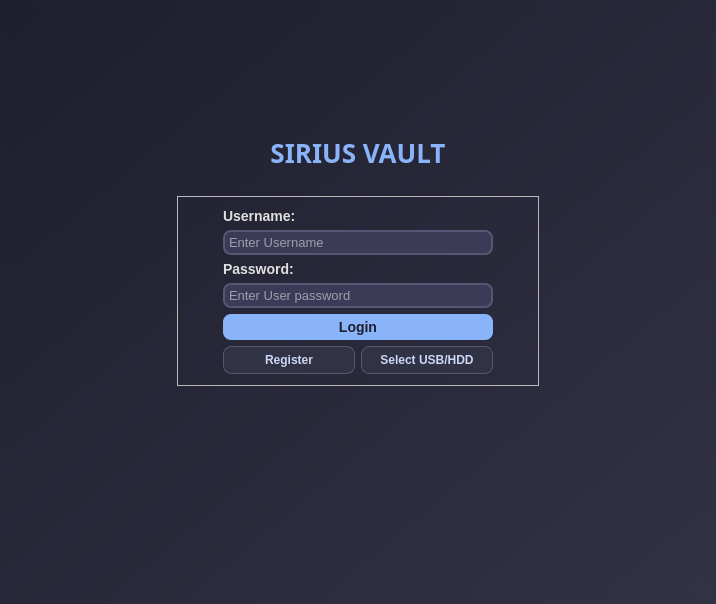
<?xml version="1.0" encoding="UTF-8"?>
<ui version="4.0">
 <class>MainWindow</class>
 <widget class="QMainWindow" name="MainWindow">
  <property name="windowModality">
   <enum>Qt::ApplicationModal</enum>
  </property>
  <property name="geometry">
   <rect>
    <x>0</x>
    <y>0</y>
    <width>716</width>
    <height>604</height>
   </rect>
  </property>
  <property name="windowTitle">
   <string>SIRIUS VAULT</string>
  </property>
  <property name="windowIcon">
   <iconset>
    <normaloff>../assets/siriusvault.ico</normaloff>../assets/siriusvault.ico</iconset>
  </property>
  <property name="autoFillBackground">
   <bool>false</bool>
  </property>
  <property name="styleSheet">
   <string notr="true"/>
  </property>
  <widget class="QWidget" name="centralwidget">
   <property name="styleSheet">
    <string notr="true">#centralwidget {
    background-color: qlineargradient(spread:pad, x1:0, y1:0, x2:1, y2:1, stop:0 #1e1e2e, stop:1 #313244);
}</string>
   </property>
   <layout class="QGridLayout" name="gridLayout">
    <item row="3" column="0">
     <widget class="QStackedWidget" name="stackedWidget">
      <property name="currentIndex">
       <number>0</number>
      </property>
      <widget class="QWidget" name="login_page">
       <property name="styleSheet">
        <string notr="true">#login_page {
    background-color: qlineargradient(spread:pad, x1:0, y1:0, x2:1, y2:1, stop:0 #1e1e2e, stop:1 #313244);
}</string>
       </property>
       <layout class="QGridLayout" name="gridLayout_2">
        <item row="0" column="1">
         <spacer name="verticalSpacer">
          <property name="orientation">
           <enum>Qt::Vertical</enum>
          </property>
          <property name="sizeType">
           <enum>QSizePolicy::Expanding</enum>
          </property>
          <property name="sizeHint" stdset="0">
           <size>
            <width>20</width>
            <height>186</height>
           </size>
          </property>
         </spacer>
        </item>
        <item row="1" column="1">
         <widget class="QLabel" name="label_title">
          <property name="sizePolicy">
           <sizepolicy hsizetype="Preferred" vsizetype="Preferred">
            <horstretch>0</horstretch>
            <verstretch>0</verstretch>
           </sizepolicy>
          </property>
          <property name="minimumSize">
           <size>
            <width>362</width>
            <height>55</height>
           </size>
          </property>
          <property name="font">
           <font>
            <family>Yu Gothic UI Semibold</family>
            <pointsize>-1</pointsize>
            <italic>false</italic>
            <bold>true</bold>
           </font>
          </property>
          <property name="styleSheet">
           <string notr="true">QLabel {
    font-size: 26px;
    color: #89b4fa;
    font-weight: bold;
    margin-bottom: 20px;
    background-color: transparent;
}</string>
          </property>
          <property name="text">
           <string>SIRIUS VAULT</string>
          </property>
          <property name="alignment">
           <set>Qt::AlignCenter</set>
          </property>
         </widget>
        </item>
        <item row="2" column="1">
         <spacer name="verticalSpacer_2">
          <property name="orientation">
           <enum>Qt::Vertical</enum>
          </property>
          <property name="sizeType">
           <enum>QSizePolicy::Expanding</enum>
          </property>
          <property name="sizeHint" stdset="0">
           <size>
            <width>20</width>
            <height>29</height>
           </size>
          </property>
         </spacer>
        </item>
        <item row="3" column="0">
         <spacer name="horizontalSpacer">
          <property name="orientation">
           <enum>Qt::Horizontal</enum>
          </property>
          <property name="sizeHint" stdset="0">
           <size>
            <width>351</width>
            <height>20</height>
           </size>
          </property>
         </spacer>
        </item>
        <item row="3" column="1">
         <widget class="QFrame" name="login_card">
          <property name="sizePolicy">
           <sizepolicy hsizetype="Preferred" vsizetype="Preferred">
            <horstretch>0</horstretch>
            <verstretch>0</verstretch>
           </sizepolicy>
          </property>
          <property name="frameShape">
           <enum>QFrame::StyledPanel</enum>
          </property>
          <property name="frameShadow">
           <enum>QFrame::Raised</enum>
          </property>
          <layout class="QGridLayout" name="gridLayout_6">
           <item row="1" column="1">
            <layout class="QGridLayout" name="gridLayout_3">
             <item row="2" column="0">
              <widget class="QLabel" name="label_5">
               <property name="styleSheet">
                <string notr="true">QLabel {
    color: #e0e0e0;
    font-family: &quot;Segoe UI&quot;, sans-serif;
    font-size: 14px;
    font-weight: bold;
    background-color: transparent;
}</string>
               </property>
               <property name="text">
                <string>Password:</string>
               </property>
              </widget>
             </item>
             <item row="1" column="0">
              <widget class="QLineEdit" name="input_username_log">
               <property name="styleSheet">
                <string notr="true">QLineEdit {
    background-color: #3b3b58;
    border: 2px solid #565675;
    border-radius: 8px;
    color: #ffffff;
    padding: 2px;
    font-size: 13px;
}

QLineEdit:focus {
    border: 2px solid #89b4fa;
    background-color: #454560;
}</string>
               </property>
               <property name="placeholderText">
                <string>Enter Username</string>
               </property>
               <property name="clearButtonEnabled">
                <bool>true</bool>
               </property>
              </widget>
             </item>
             <item row="3" column="0">
              <widget class="QLineEdit" name="input_user_password_log">
               <property name="styleSheet">
                <string notr="true">QLineEdit {
    background-color: #3b3b58;
    border: 2px solid #565675;
    border-radius: 8px;
    color: #ffffff;
    padding: 2px;
    font-size: 13px;
}

QLineEdit:focus {
    border: 2px solid #89b4fa;
    background-color: #454560;
}</string>
               </property>
               <property name="echoMode">
                <enum>QLineEdit::Password</enum>
               </property>
               <property name="placeholderText">
                <string>Enter User password</string>
               </property>
              </widget>
             </item>
             <item row="0" column="0">
              <widget class="QLabel" name="label_6">
               <property name="styleSheet">
                <string notr="true">QLabel {
    color: #e0e0e0;
    font-family: &quot;Segoe UI&quot;, sans-serif;
    font-size: 14px;
    font-weight: bold;
    background-color: transparent;
}</string>
               </property>
               <property name="text">
                <string>Username:</string>
               </property>
              </widget>
             </item>
             <item row="4" column="0">
              <widget class="QPushButton" name="btn_login">
               <property name="styleSheet">
                <string notr="true">QPushButton {
    background-color: #89b4fa;
    color: #1e1e2e;
    border-radius: 8px;
    padding: 5px;
    font-weight: bold;
    font-size: 14px;
}

QPushButton:hover {
    background-color: #b4befe;
    cursor: pointer;
}

QPushButton:pressed {
    background-color: #74c7ec;
    padding-left: 12px;
}</string>
               </property>
               <property name="text">
                <string>Login</string>
               </property>
               <property name="autoDefault">
                <bool>false</bool>
               </property>
               <property name="default">
                <bool>true</bool>
               </property>
              </widget>
             </item>
            </layout>
           </item>
           <item row="1" column="0">
            <spacer name="horizontalSpacer_7">
             <property name="orientation">
              <enum>Qt::Horizontal</enum>
             </property>
             <property name="sizeType">
              <enum>QSizePolicy::Fixed</enum>
             </property>
             <property name="sizeHint" stdset="0">
              <size>
               <width>36</width>
               <height>36</height>
              </size>
             </property>
            </spacer>
           </item>
           <item row="3" column="1">
            <spacer name="verticalSpacer_5">
             <property name="orientation">
              <enum>Qt::Vertical</enum>
             </property>
             <property name="sizeType">
              <enum>QSizePolicy::Expanding</enum>
             </property>
             <property name="sizeHint" stdset="0">
              <size>
               <width>36</width>
               <height>36</height>
              </size>
             </property>
            </spacer>
           </item>
           <item row="1" column="2">
            <spacer name="horizontalSpacer_8">
             <property name="orientation">
              <enum>Qt::Horizontal</enum>
             </property>
             <property name="sizeType">
              <enum>QSizePolicy::Fixed</enum>
             </property>
             <property name="sizeHint" stdset="0">
              <size>
               <width>36</width>
               <height>36</height>
              </size>
             </property>
            </spacer>
           </item>
           <item row="0" column="1">
            <spacer name="verticalSpacer_7">
             <property name="orientation">
              <enum>Qt::Vertical</enum>
             </property>
             <property name="sizeType">
              <enum>QSizePolicy::Expanding</enum>
             </property>
             <property name="sizeHint" stdset="0">
              <size>
               <width>36</width>
               <height>36</height>
              </size>
             </property>
            </spacer>
           </item>
           <item row="2" column="1">
            <layout class="QHBoxLayout" name="horizontalLayout">
             <item>
              <widget class="QPushButton" name="btn_register_log">
               <property name="focusPolicy">
                <enum>Qt::ClickFocus</enum>
               </property>
               <property name="styleSheet">
                <string notr="true">QPushButton {
    background-color: #313244;
    border: 1px solid #565675;
    color: #cdd6f4;
    font-size: 12px;
	font-weight: bold;
    padding: 6px;
    border-radius: 8px;
}

QPushButton:hover {
    background-color: #45475a;
    border: 1px solid #89b4fa;
    color: #ffffff;
	cursor: pointer;
}

QPushButton:pressed {
    background-color: #585b70;
	padding-top: 10px;
    padding-bottom: 6px
}</string>
               </property>
               <property name="text">
                <string>Register</string>
               </property>
              </widget>
             </item>
             <item>
              <widget class="QPushButton" name="btn_ext_storage_log">
               <property name="focusPolicy">
                <enum>Qt::ClickFocus</enum>
               </property>
               <property name="styleSheet">
                <string notr="true">QPushButton {
    background-color: #313244;
    border: 1px solid #565675;
    color: #cdd6f4;
    font-size: 12px;
	font-weight: bold;
    padding: 6px;
    border-radius: 8px;
}

QPushButton:hover {
    background-color: #45475a;
    border: 1px solid #89b4fa;
    color: #ffffff;
	cursor: pointer;
}

QPushButton:pressed {
    background-color: #585b70;
	padding-top: 10px;
    padding-bottom: 6px;
}</string>
               </property>
               <property name="text">
                <string>Select USB/HDD</string>
               </property>
              </widget>
             </item>
            </layout>
           </item>
          </layout>
         </widget>
        </item>
        <item row="3" column="2">
         <spacer name="horizontalSpacer_2">
          <property name="orientation">
           <enum>Qt::Horizontal</enum>
          </property>
          <property name="sizeHint" stdset="0">
           <size>
            <width>351</width>
            <height>20</height>
           </size>
          </property>
         </spacer>
        </item>
        <item row="4" column="1">
         <spacer name="verticalSpacer_3">
          <property name="orientation">
           <enum>Qt::Vertical</enum>
          </property>
          <property name="sizeHint" stdset="0">
           <size>
            <width>20</width>
            <height>269</height>
           </size>
          </property>
         </spacer>
        </item>
       </layout>
      </widget>
      <widget class="QWidget" name="register_page">
       <property name="styleSheet">
        <string notr="true">#register_page {
    background-color: qlineargradient(spread:pad, x1:0, y1:0, x2:1, y2:1, stop:0 #1e1e2e, stop:1 #313244);
}</string>
       </property>
       <layout class="QGridLayout" name="gridLayout_5">
        <item row="0" column="1">
         <spacer name="verticalSpacer_8">
          <property name="orientation">
           <enum>Qt::Vertical</enum>
          </property>
          <property name="sizeType">
           <enum>QSizePolicy::Expanding</enum>
          </property>
          <property name="sizeHint" stdset="0">
           <size>
            <width>20</width>
            <height>173</height>
           </size>
          </property>
         </spacer>
        </item>
        <item row="1" column="1">
         <widget class="QLabel" name="label_title_2">
          <property name="sizePolicy">
           <sizepolicy hsizetype="Preferred" vsizetype="Preferred">
            <horstretch>0</horstretch>
            <verstretch>0</verstretch>
           </sizepolicy>
          </property>
          <property name="minimumSize">
           <size>
            <width>362</width>
            <height>55</height>
           </size>
          </property>
          <property name="font">
           <font>
            <family>Yu Gothic UI Semibold</family>
            <pointsize>-1</pointsize>
            <italic>false</italic>
            <bold>true</bold>
           </font>
          </property>
          <property name="styleSheet">
           <string notr="true">QLabel {
    font-size: 26px;
    color: #89b4fa;
    font-weight: bold;
    margin-bottom: 20px;
    background-color: transparent;
}</string>
          </property>
          <property name="text">
           <string>SIRIUS VAULT</string>
          </property>
          <property name="alignment">
           <set>Qt::AlignCenter</set>
          </property>
         </widget>
        </item>
        <item row="2" column="1">
         <spacer name="verticalSpacer_4">
          <property name="orientation">
           <enum>Qt::Vertical</enum>
          </property>
          <property name="sizeType">
           <enum>QSizePolicy::Expanding</enum>
          </property>
          <property name="sizeHint" stdset="0">
           <size>
            <width>20</width>
            <height>15</height>
           </size>
          </property>
         </spacer>
        </item>
        <item row="3" column="0">
         <spacer name="horizontalSpacer_3">
          <property name="orientation">
           <enum>Qt::Horizontal</enum>
          </property>
          <property name="sizeHint" stdset="0">
           <size>
            <width>351</width>
            <height>20</height>
           </size>
          </property>
         </spacer>
        </item>
        <item row="3" column="1">
         <widget class="QFrame" name="register_card">
          <property name="sizePolicy">
           <sizepolicy hsizetype="Preferred" vsizetype="Preferred">
            <horstretch>0</horstretch>
            <verstretch>0</verstretch>
           </sizepolicy>
          </property>
          <property name="frameShape">
           <enum>QFrame::StyledPanel</enum>
          </property>
          <property name="frameShadow">
           <enum>QFrame::Raised</enum>
          </property>
          <layout class="QGridLayout" name="gridLayout_7">
           <item row="0" column="2">
            <spacer name="horizontalSpacer_10">
             <property name="orientation">
              <enum>Qt::Horizontal</enum>
             </property>
             <property name="sizeType">
              <enum>QSizePolicy::Fixed</enum>
             </property>
             <property name="sizeHint" stdset="0">
              <size>
               <width>36</width>
               <height>36</height>
              </size>
             </property>
            </spacer>
           </item>
           <item row="0" column="0">
            <spacer name="horizontalSpacer_9">
             <property name="orientation">
              <enum>Qt::Horizontal</enum>
             </property>
             <property name="sizeType">
              <enum>QSizePolicy::Fixed</enum>
             </property>
             <property name="sizeHint" stdset="0">
              <size>
               <width>36</width>
               <height>36</height>
              </size>
             </property>
            </spacer>
           </item>
           <item row="0" column="1">
            <layout class="QGridLayout" name="gridLayout_4">
             <item row="6" column="0">
              <widget class="QLineEdit" name="input_confirm_user_password_reg">
               <property name="styleSheet">
                <string notr="true">QLineEdit {
    background-color: #3b3b58;
    border: 2px solid #565675;
    border-radius: 8px;
    color: #ffffff;
    padding: 2px;
    font-size: 13px;
}

QLineEdit:focus {
    border: 2px solid #89b4fa;
    background-color: #454560;
}</string>
               </property>
               <property name="echoMode">
                <enum>QLineEdit::Password</enum>
               </property>
               <property name="placeholderText">
                <string>Confirm User Password</string>
               </property>
              </widget>
             </item>
             <item row="9" column="0">
              <widget class="QPushButton" name="btn_register_reg">
               <property name="toolTipDuration">
                <number>-4</number>
               </property>
               <property name="styleSheet">
                <string notr="true">QPushButton {
    background-color: #89b4fa;
    color: #1e1e2e;
    border-radius: 8px;
    padding: 5px;
    font-weight: bold;
    font-size: 14px;
}

QPushButton:hover {
    background-color: #b4befe;
    cursor: pointer;
}

QPushButton:pressed {
    background-color: #74c7ec;
    padding-left: 12px;
}
</string>
               </property>
               <property name="text">
                <string>Register</string>
               </property>
               <property name="checkable">
                <bool>false</bool>
               </property>
               <property name="autoDefault">
                <bool>false</bool>
               </property>
               <property name="default">
                <bool>true</bool>
               </property>
              </widget>
             </item>
             <item row="7" column="0">
              <widget class="QLabel" name="label_2">
               <property name="styleSheet">
                <string notr="true">QLabel {
    color: #e0e0e0;
    font-family: &quot;Segoe UI&quot;, sans-serif;
    font-size: 14px;
    font-weight: bold;
    background-color: transparent;
}</string>
               </property>
               <property name="text">
                <string>Select external path or use default:</string>
               </property>
              </widget>
             </item>
             <item row="5" column="0">
              <widget class="QLabel" name="label">
               <property name="styleSheet">
                <string notr="true">QLabel {
    color: #e0e0e0;
    font-family: &quot;Segoe UI&quot;, sans-serif;
    font-size: 14px;
    font-weight: bold;
    background-color: transparent;
}</string>
               </property>
               <property name="text">
                <string>Confirm Password:</string>
               </property>
              </widget>
             </item>
             <item row="2" column="0">
              <widget class="QLabel" name="label_7">
               <property name="styleSheet">
                <string notr="true">QLabel {
    color: #e0e0e0;
    font-family: &quot;Segoe UI&quot;, sans-serif;
    font-size: 14px;
    font-weight: bold;
    background-color: transparent;
}</string>
               </property>
               <property name="text">
                <string>Password:</string>
               </property>
              </widget>
             </item>
             <item row="0" column="0">
              <widget class="QLabel" name="label_8">
               <property name="styleSheet">
                <string notr="true">QLabel {
    color: #e0e0e0;
    font-family: &quot;Segoe UI&quot;, sans-serif;
    font-size: 14px;
    font-weight: bold;
    background-color: transparent;
}</string>
               </property>
               <property name="text">
                <string>Username:</string>
               </property>
              </widget>
             </item>
             <item row="4" column="0">
              <widget class="QLineEdit" name="input_user_password_reg">
               <property name="styleSheet">
                <string notr="true">QLineEdit {
    background-color: #3b3b58;
    border: 2px solid #565675;
    border-radius: 8px;
    color: #ffffff;
    padding: 2px;
    font-size: 13px;
}

QLineEdit:focus {
    border: 2px solid #89b4fa;
    background-color: #454560;
}</string>
               </property>
               <property name="echoMode">
                <enum>QLineEdit::Password</enum>
               </property>
               <property name="placeholderText">
                <string>Enter User password</string>
               </property>
              </widget>
             </item>
             <item row="1" column="0">
              <widget class="QLineEdit" name="input_username_reg">
               <property name="styleSheet">
                <string notr="true">QLineEdit {
    background-color: #3b3b58;
    border: 2px solid #565675;
    border-radius: 8px;
    color: #ffffff;
    padding: 2px;
    font-size: 13px;
}

QLineEdit:focus {
    border: 2px solid #89b4fa;
    background-color: #454560;
}</string>
               </property>
               <property name="placeholderText">
                <string>Enter Username</string>
               </property>
               <property name="clearButtonEnabled">
                <bool>true</bool>
               </property>
              </widget>
             </item>
             <item row="8" column="0">
              <widget class="QPushButton" name="btn_ext_storage_reg">
               <property name="focusPolicy">
                <enum>Qt::ClickFocus</enum>
               </property>
               <property name="toolTip">
                <string>Select USB/HDD if you want your vaults on external storage; otherwise, leave it blank. Setup will be done to the default location.</string>
               </property>
               <property name="styleSheet">
                <string notr="true">QPushButton {
    background-color: #313244;
    border: 1px solid #565675;
    color: #cdd6f4;
    font-size: 12px;
	font-weight: bold;
    padding: 6px;
    border-radius: 8px;
}

QPushButton:hover {
    background-color: #45475a;
    border: 1px solid #89b4fa;
    color: #ffffff;
	cursor: pointer;
}

QPushButton:pressed {
    background-color: #585b70;
	padding-top: 10px;
    padding-bottom: 6px;
}

QToolTip {
    background-color: #313244;
    color: #cdd6f4;
    border: 1px solid #89b4fa;
    border-radius: 4px;
    padding: 5px;
    font-size: 12px;
}</string>
               </property>
               <property name="text">
                <string>Select USB/HDD</string>
               </property>
              </widget>
             </item>
             <item row="10" column="0">
              <widget class="QPushButton" name="btn_back_reg">
               <property name="styleSheet">
                <string notr="true">QPushButton {
    background-color: #313244;
    border: 1px solid #565675;
    color: #cdd6f4;
    font-size: 12px;
	font-weight: bold;
    padding: 6px;
    border-radius: 8px;
}

QPushButton:hover {
    background-color: #45475a;
    border: 1px solid #89b4fa;
    color: #ffffff;
	cursor: pointer;
}

QPushButton:pressed {
    background-color: #585b70;
	padding-top: 10px;
    padding-bottom: 6px;
}</string>
               </property>
               <property name="text">
                <string>Back</string>
               </property>
              </widget>
             </item>
            </layout>
           </item>
          </layout>
         </widget>
        </item>
        <item row="3" column="2">
         <spacer name="horizontalSpacer_4">
          <property name="orientation">
           <enum>Qt::Horizontal</enum>
          </property>
          <property name="sizeHint" stdset="0">
           <size>
            <width>351</width>
            <height>20</height>
           </size>
          </property>
         </spacer>
        </item>
        <item row="4" column="1">
         <spacer name="verticalSpacer_6">
          <property name="orientation">
           <enum>Qt::Vertical</enum>
          </property>
          <property name="sizeType">
           <enum>QSizePolicy::Expanding</enum>
          </property>
          <property name="sizeHint" stdset="0">
           <size>
            <width>20</width>
            <height>256</height>
           </size>
          </property>
         </spacer>
        </item>
       </layout>
      </widget>
     </widget>
    </item>
   </layout>
  </widget>
 </widget>
 <resources/>
 <connections/>
</ui>
